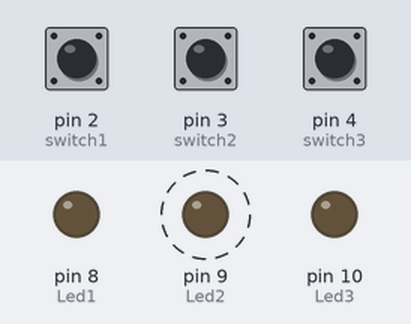
The sketch below on a simulated Arduino Uno, built with avr-gcc and run on an emulated ATmega328P. Shown: output pins drawn as LEDs (lit = HIGH). Dashed ring = blinking. The test bench sets the inputs (shaded band); at power-on: pin 2 (switch1) LOW, pin 4 (switch3) HIGH, pin 3 (switch2) HIGH.

Above: at 1.2 s.
1.3 s: pin 2 (switch1) pulled HIGH for 3.2 s
At 3.9 s:
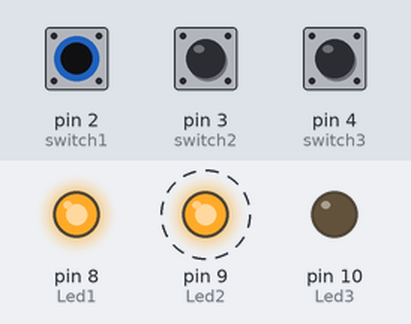
6.0 s: pin 4 (switch3) pulled LOW for 0.15 s
At 6.75 s:
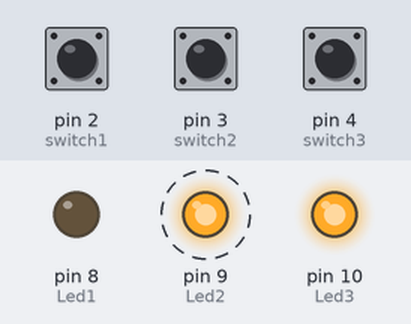
9.0 s: pin 4 (switch3) pulled LOW for 1 s
At 12.75 s:
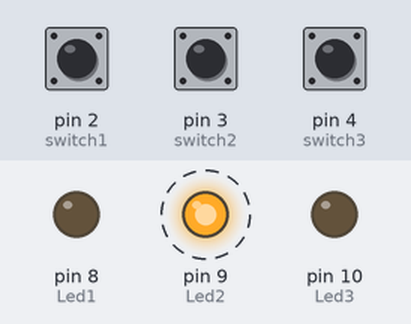
13.0 s: pin 4 (switch3) pulled LOW for 3.2 s
At 15.25 s:
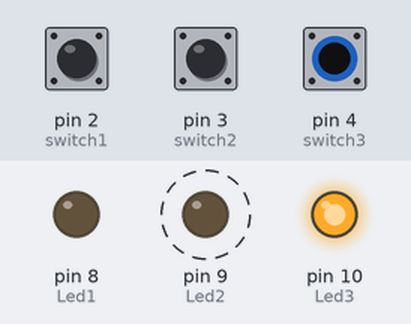
17.7 s: pin 2 (switch1) driven HIGH and pin 4 (switch3) driven LOW
At 18.75 s:
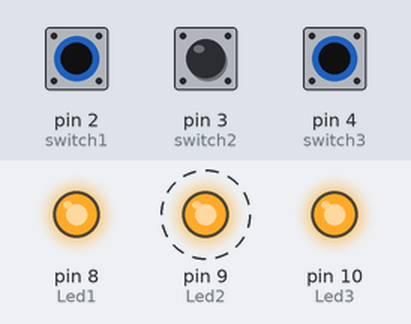
Timing chart, 0 to 21.7 s (numbered marks = the images above; inputs shaded):
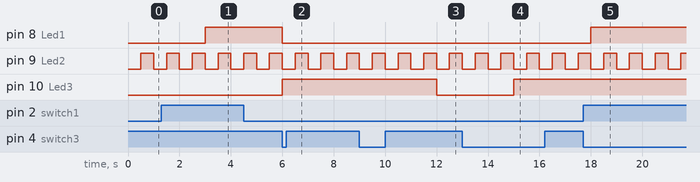

The sketch:

Switch_button.ino
```cpp
int switch1 = 2;
int switch2 = 3;
int switch3 = 4;

int Led1 = 8;
int Led2 = 9;
int Led3 = 10;

unsigned long premil_1 = 0;
unsigned long premil_2 = 0;
unsigned long premil_3 = 0;

int ledState_1 = LOW;
int ledState_2 = LOW;
int ledState_3 = LOW;

bool isPress_3 = false;
bool isPress_2 = false;
bool isPress_1 = true;
#define pressed_PULLUP LOW
#define pressed_PULLDOWN HIGH


void Activity1(){
  int Readswitch_1 = digitalRead(switch1);
  int Readswitch_2 = digitalRead(switch2);
  int Readswitch_3 = digitalRead(switch3);

  // Switch 1
  if(Readswitch_1 == pressed_PULLDOWN)
  {
   if(isPress_1 == true){
    digitalWrite(Led1,HIGH);
    isPress_1 = false;
   }else{
    digitalWrite(Led1,LOW);
    isPress_1 = true;
   }
   Serial.println("Press Switch switch 1");
  }


 //switch 2
  if(Readswitch_2 == pressed_PULLUP)
  {
   if(isPress_2 == false){
    digitalWrite(Led2,HIGH);
    isPress_2 = true;
   }else{
    digitalWrite(Led2,LOW);
    isPress_2 = false;
   }
   Serial.println("Press Switch switch 2");
  }


  //switch 3
  if(Readswitch_3 == pressed_PULLUP)
  {
   if(isPress_3 == false){
    digitalWrite(Led3,HIGH);
    isPress_3 = true;
   }else{
    digitalWrite(Led3,LOW);
    isPress_3 = false;
   }
   Serial.println("Press Switch switch 3");
  }

}

void setup() {
  Serial.begin(9600);
  pinMode(switch1,INPUT);
  pinMode(switch2,INPUT);
  pinMode(switch3,INPUT_PULLUP);
  pinMode(Led1,OUTPUT);
  pinMode(Led2,OUTPUT);
  pinMode(Led3,OUTPUT);
}

void loop() {

  int readSwitch_1 = digitalRead(switch1);
  int readSwitch_2 = digitalRead(switch2);
  int readSwitch_3 = digitalRead(switch3);
  unsigned long ms = millis();
  // LED 1
  if((ms-premil_1) >= 3000){
    premil_1 = ms;
    if(readSwitch_1 == pressed_PULLDOWN){
        ledState_1 = HIGH;
    }else{
        ledState_1 = LOW;
     }
//    if(ledState_1 == LOW){
//      ledState_1 = HIGH;
//    }else{
//      ledState_1 = LOW;
//     }
    digitalWrite(Led1, ledState_1);
  }

  //LED 2
  if((ms-premil_2) >= 500){
    premil_2 = ms;

    if(ledState_2 == LOW){
      ledState_2 = HIGH;
    }else{
      ledState_2 = LOW;
     }
    digitalWrite(Led2, ledState_2);
  }

  // LED 3
  if((ms-premil_3) >= 3000){
    premil_3 = ms;
    if(readSwitch_3 == pressed_PULLUP){
        ledState_3 = HIGH;
    }else{
        ledState_3 = LOW;
     }

//    if(ledState_3 == LOW){
//      ledState_3 = HIGH;
//    }else{
//      ledState_3 = LOW;
//     }
    digitalWrite(Led3, ledState_3);
  }


}
```

Measured:
- after the input at 1.3 s, pin 8 (Led1): LOW → HIGH after 1.7 s
- after the input at 6.0 s, pin 10 (Led3): LOW → HIGH at once
- after the input at 9.0 s, pin 10 (Led3): HIGH → LOW after 3.0 s instead of 0.00 s
- after the input at 13.0 s, pin 10 (Led3): LOW → HIGH after 2.0 s
- after the input at 17.7 s, pin 8 (Led1): LOW → HIGH after 0.30 s; pin 10 (Led3): stays HIGH (without the input it goes to LOW after 0.30 s)
- by itself, pin 9 (Led2): alternates HIGH for 0.50 s and LOW for 0.50 s
